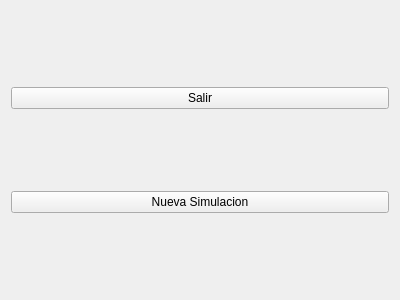
<?xml version="1.0" encoding="UTF-8"?>
<ui version="4.0">
 <class>Exit</class>
 <widget class="QWidget" name="Exit">
  <property name="geometry">
   <rect>
    <x>0</x>
    <y>0</y>
    <width>400</width>
    <height>300</height>
   </rect>
  </property>
  <property name="windowTitle">
   <string>Form</string>
  </property>
  <layout class="QVBoxLayout" name="verticalLayout">
   <item>
    <widget class="QPushButton" name="pushButton">
     <property name="text">
      <string>Salir</string>
     </property>
    </widget>
   </item>
   <item>
    <widget class="QPushButton" name="pushButton_2">
     <property name="text">
      <string>Nueva Simulacion</string>
     </property>
    </widget>
   </item>
  </layout>
 </widget>
 <resources/>
 <connections/>
</ui>
